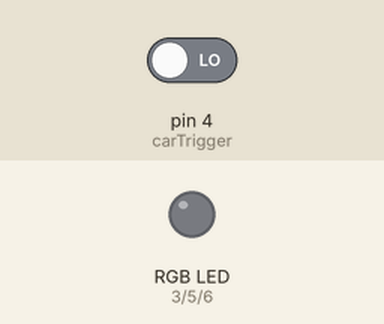
Simulated run of this sketch. Board: Arduino Uno, built with avr-gcc and run on an emulated ATmega328P. On the bench: an RGB LED mixed from three pins (HIGH = lit). The inputs (shaded band) are chosen by the test bench; at power-on: pin 4 (carTrigger) LOW.

Above: at 1.2 s.
1.3 s: pin 4 (carTrigger) driven HIGH
At 2.1 s:
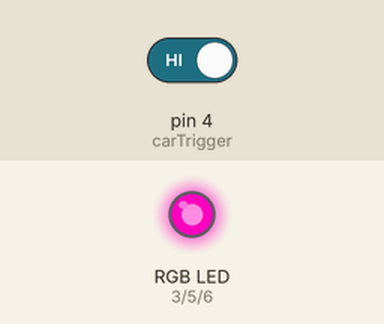
Timing chart, 0 to 4.3 s (numbered marks = the images above; inputs shaded):
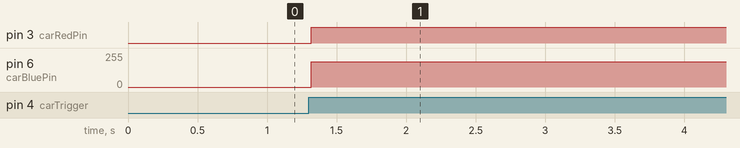

Measured:
- after the input at 1.3 s, pin 3 (carRedPin): LOW → HIGH at once; pin 6 (carBluePin): 0/255 → 191/255 at once

The sketch:

lyft-cars.ino
```cpp
#include <Bounce2.h>

/*
 *  Logic for backlighting two Lyft cars
 */

const int DEBOUNCE_INTERVAL = 5;

const int carRedPin = 3;
const int carGreenPin = 5;
const int carBluePin = 6;

const int carTrigger = 4;
Bounce debouncer = Bounce();

int carTriggerVal = 0;

void setup() {
  pinMode(carRedPin, OUTPUT);
  pinMode(carGreenPin, OUTPUT);
  pinMode(carBluePin, OUTPUT);

  pinMode(carTrigger, INPUT);
  debouncer.attach(carTrigger);
  debouncer.interval(DEBOUNCE_INTERVAL);
}

void setColor(int r, int g, int b) {
  analogWrite(carRedPin, r);
  analogWrite(carGreenPin, g);
  analogWrite(carBluePin, b);
}

void clearColor() {
  setColor(0, 0, 0);
}

void loop() {
  debouncer.update();
  carTriggerVal = debouncer.read();

  if (carTriggerVal == HIGH) {
    setColor(255, 0, 191); // pink
  } else {
    clearColor();
  }
  delay(10);
}
```
